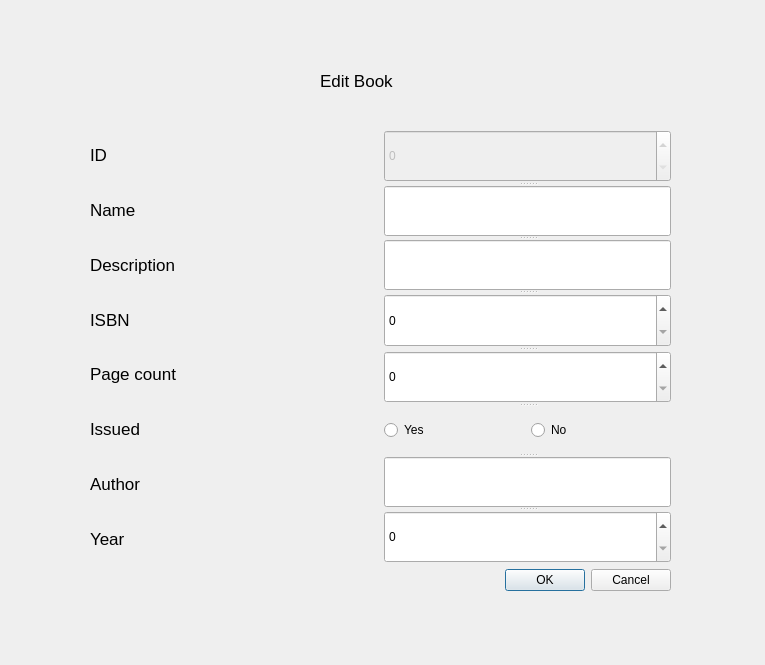
<?xml version="1.0" encoding="UTF-8"?>
<ui version="4.0">
 <class>Dialog</class>
 <widget class="QDialog" name="Dialog">
  <property name="geometry">
   <rect>
    <x>0</x>
    <y>0</y>
    <width>765</width>
    <height>665</height>
   </rect>
  </property>
  <property name="windowTitle">
   <string>Dialog</string>
  </property>
  <widget class="QLabel" name="label">
   <property name="geometry">
    <rect>
     <x>320</x>
     <y>70</y>
     <width>111</width>
     <height>21</height>
    </rect>
   </property>
   <property name="font">
    <font>
     <pointsize>13</pointsize>
    </font>
   </property>
   <property name="text">
    <string>Edit Book</string>
   </property>
  </widget>
  <widget class="QWidget" name="">
   <property name="geometry">
    <rect>
     <x>90</x>
     <y>130</y>
     <width>581</width>
     <height>461</height>
    </rect>
   </property>
   <layout class="QVBoxLayout" name="verticalLayout_3">
    <item>
     <layout class="QHBoxLayout" name="horizontalLayout_3">
      <item>
       <layout class="QVBoxLayout" name="verticalLayout">
        <item>
         <widget class="QLabel" name="label_2">
          <property name="font">
           <font>
            <pointsize>13</pointsize>
           </font>
          </property>
          <property name="text">
           <string>ID</string>
          </property>
         </widget>
        </item>
        <item>
         <widget class="QLabel" name="label_4">
          <property name="font">
           <font>
            <pointsize>13</pointsize>
           </font>
          </property>
          <property name="text">
           <string>Name</string>
          </property>
         </widget>
        </item>
        <item>
         <widget class="QLabel" name="label_3">
          <property name="font">
           <font>
            <pointsize>13</pointsize>
           </font>
          </property>
          <property name="text">
           <string>Description</string>
          </property>
         </widget>
        </item>
        <item>
         <widget class="QLabel" name="label_6">
          <property name="font">
           <font>
            <pointsize>13</pointsize>
           </font>
          </property>
          <property name="text">
           <string>ISBN</string>
          </property>
         </widget>
        </item>
        <item>
         <widget class="QLabel" name="label_5">
          <property name="font">
           <font>
            <pointsize>13</pointsize>
           </font>
          </property>
          <property name="text">
           <string>Page count</string>
          </property>
         </widget>
        </item>
        <item>
         <widget class="QLabel" name="label_7">
          <property name="font">
           <font>
            <pointsize>13</pointsize>
           </font>
          </property>
          <property name="text">
           <string>Issued</string>
          </property>
         </widget>
        </item>
        <item>
         <widget class="QLabel" name="label_8">
          <property name="font">
           <font>
            <pointsize>13</pointsize>
           </font>
          </property>
          <property name="text">
           <string>Author</string>
          </property>
         </widget>
        </item>
        <item>
         <widget class="QLabel" name="label_9">
          <property name="font">
           <font>
            <pointsize>13</pointsize>
           </font>
          </property>
          <property name="text">
           <string>Year</string>
          </property>
         </widget>
        </item>
       </layout>
      </item>
      <item>
       <widget class="QSplitter" name="splitter">
        <property name="orientation">
         <enum>Qt::Vertical</enum>
        </property>
        <widget class="QSpinBox" name="isbn_edit_3">
         <property name="enabled">
          <bool>false</bool>
         </property>
        </widget>
        <widget class="QLineEdit" name="name_edit"/>
        <widget class="QLineEdit" name="desc_edit"/>
        <widget class="QSpinBox" name="isbn_edit"/>
        <widget class="QSpinBox" name="page_edit"/>
        <widget class="QWidget" name="">
         <layout class="QHBoxLayout" name="horizontalLayout">
          <item>
           <widget class="QRadioButton" name="Yes">
            <property name="text">
             <string>Yes</string>
            </property>
           </widget>
          </item>
          <item>
           <widget class="QRadioButton" name="No">
            <property name="text">
             <string>No</string>
            </property>
           </widget>
          </item>
         </layout>
        </widget>
        <widget class="QLineEdit" name="author_edit"/>
        <widget class="QSpinBox" name="year_edit"/>
       </widget>
      </item>
     </layout>
    </item>
    <item>
     <widget class="QDialogButtonBox" name="edit_buttonbox">
      <property name="orientation">
       <enum>Qt::Horizontal</enum>
      </property>
      <property name="standardButtons">
       <set>QDialogButtonBox::Cancel|QDialogButtonBox::Ok</set>
      </property>
     </widget>
    </item>
   </layout>
  </widget>
 </widget>
 <resources/>
 <connections>
  <connection>
   <sender>edit_buttonbox</sender>
   <signal>accepted()</signal>
   <receiver>Dialog</receiver>
   <slot>accept()</slot>
   <hints>
    <hint type="sourcelabel">
     <x>248</x>
     <y>254</y>
    </hint>
    <hint type="destinationlabel">
     <x>157</x>
     <y>274</y>
    </hint>
   </hints>
  </connection>
  <connection>
   <sender>edit_buttonbox</sender>
   <signal>rejected()</signal>
   <receiver>Dialog</receiver>
   <slot>reject()</slot>
   <hints>
    <hint type="sourcelabel">
     <x>316</x>
     <y>260</y>
    </hint>
    <hint type="destinationlabel">
     <x>286</x>
     <y>274</y>
    </hint>
   </hints>
  </connection>
 </connections>
</ui>
